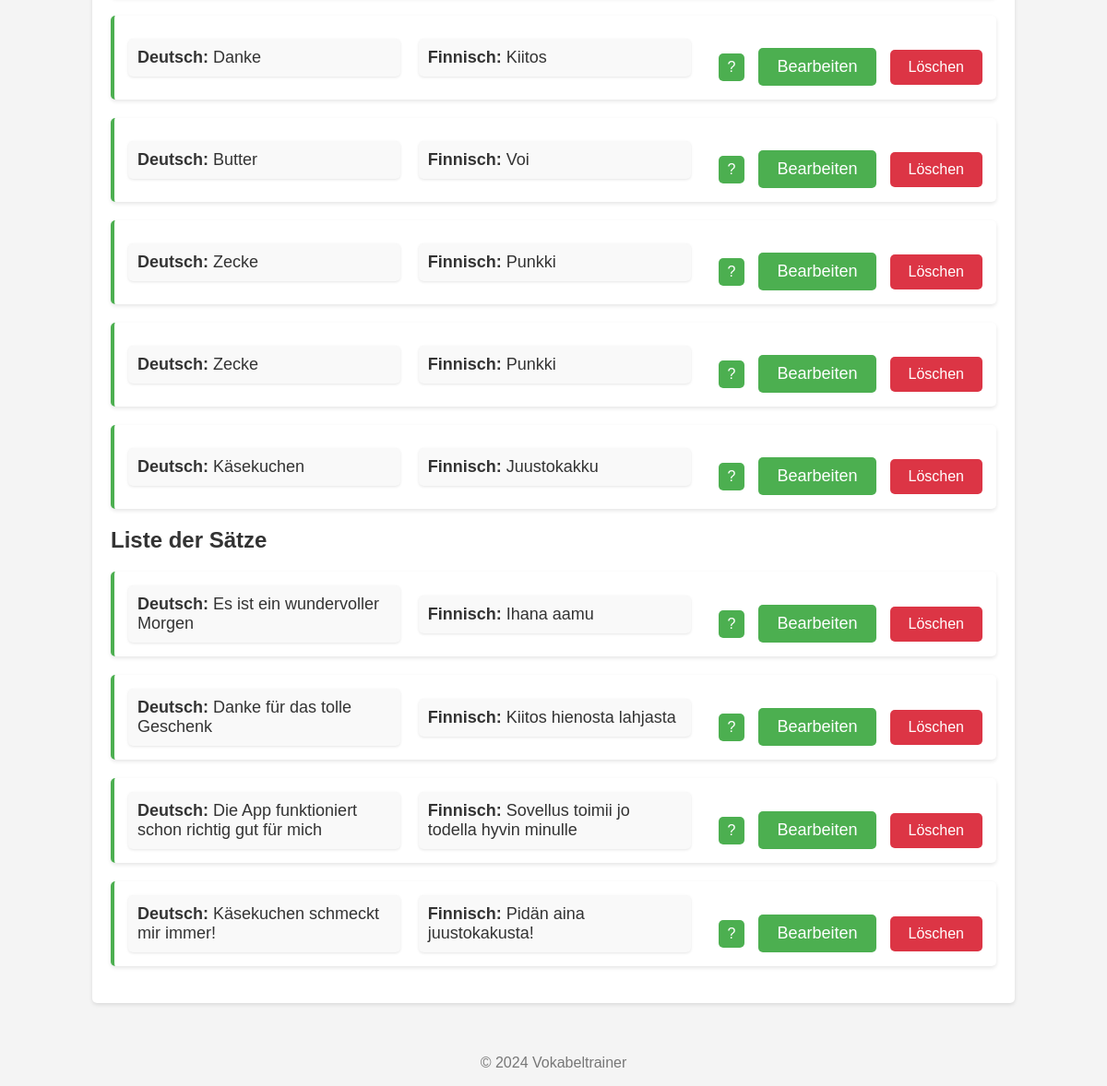
The app's page / (lower part), older data.
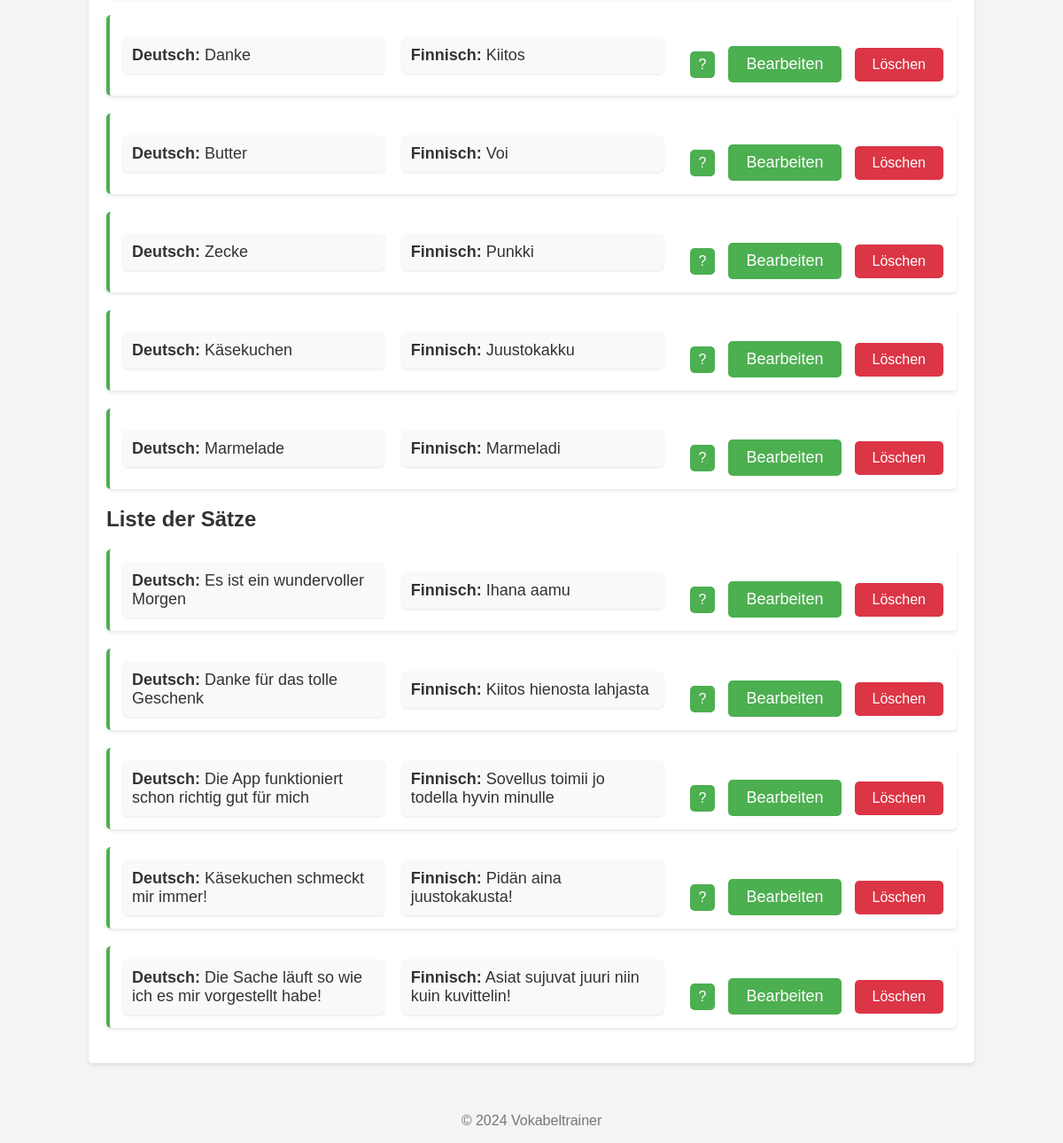
The same page, newer data.
### trainer/models.py (models this page shows, shortened)
class Wort(models.Model):
    id = models.AutoField(primary_key=True)  # Explizite ID für Wort
    deutsch = models.CharField(max_length=100)
    finnisch = models.CharField(max_length=100)
    merksatz = models.TextField(null=True, blank=True)
    kategorie = models.ForeignKey(Kategorie, on_delete=models.CASCADE, null=True, default=1)

class Satz(models.Model):
    id = models.AutoField(primary_key=True)  # Explizite ID für Satz
    deutsch = models.CharField(max_length=255)
    finnisch = models.CharField(max_length=255)
    merksatz = models.TextField(null=True, blank=True)
    kategorie = models.ForeignKey(Kategorie, on_delete=models.CASCADE, null=True, default=1)

### trainer/views.py (the view)
# urls.py: path('', WortSatzListeView.as_view(), name='wort_satz_liste'),  # Verwendung der Class-based View
class WortSatzListeView(ListView):
    template_name = 'trainer/wort_satz_liste.html'
    context_object_name = 'items'
    def get_queryset(self):
        return Wort.objects.none()  # Gib ein leeres QuerySet zurück, da die Daten in get_context_data kommen
    def get_context_data(self, **kwargs):
        context = super().get_context_data(**kwargs)
        context['wörter'] = Wort.objects.all()  # Alle Wörter holen
        context['sätze'] = Satz.objects.all()  # Alle Sätze holen
        return context

### trainer/templates/trainer/wort_satz_liste.html (shortened to what this page needs)
<!DOCTYPE html>
<html lang="de">
<head>
    {% load static %}
    <link rel="stylesheet" href="{% static 'css/style.css' %}">
</head>
<body>
    <div class="container">
        <ul>
            {% for wort in wörter %}
                <li>
                    <div class="word-block">
                        <strong>Deutsch:</strong> {{ wort.deutsch }}
                    </div>
                    <div class="word-block">
                        <strong>Finnisch:</strong> {{ wort.finnisch }}
                    </div>
                    <div>
                        <button class="show-hint" onclick="toggleMerksatz('merksatz-{{ wort.id }}')">?</button>
                        <a href="{% url 'wort_bearbeiten' wort.id %}" class="btn btn-secondary">Bearbeiten</a>
                        <form method="POST" action="{% url 'wort_loeschen' wort.id %}" style="display:inline;">
                            <button type="submit" class="btn btn-danger">Löschen</button>
                        </form>
                    </div>
                </li>
            {% empty %}
                <li>Keine Wörter vorhanden.</li>
            {% endfor %}
        </ul>
        <h2>Liste der Sätze</h2>
        <ul>
            {% for satz in sätze %}
                <li>
                    <div class="word-block">
                        <strong>Deutsch:</strong> {{ satz.deutsch }}
                    </div>
                    <div class="word-block">
                        <strong>Finnisch:</strong> {{ satz.finnisch }}
                    </div>
                    <div>
                        <button class="show-hint" onclick="toggleMerksatz('merksatz-satz-{{ satz.id }}')">?</button>
                        <a href="{% url 'satz_bearbeiten' satz.id %}" class="btn btn-secondary">Bearbeiten</a>
                        <form method="POST" action="{% url 'satz_loeschen' satz.id %}" style="display:inline;">
                            <button type="submit" class="btn btn-danger">Löschen</button>
                        </form>
                    </div>
                </li>
            {% empty %}
                <li>Keine Sätze vorhanden.</li>
            {% endfor %}
        </ul>
    </div>
    <footer>
        <p>© 2024 Vokabeltrainer</p>
    </footer>
</body>
</html>

Row changes from the older to the newer data that the page shows:
removed Wort: deutsch "Zecke", finnisch "Punkki"
added Wort: deutsch "Marmelade", finnisch "Marmeladi"
added Satz: deutsch "Die Sache läuft so wie ich es mir vorgestellt habe!", finnisch "Asiat sujuvat juuri niin kuin kuvittelin!"
